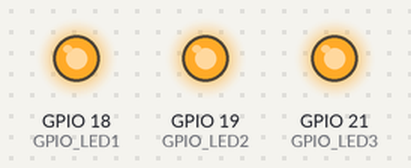
Recording of a program running on a simulated ESP32. On the bench: output pins drawn as LEDs (lit = HIGH).

Above: at 0.2 s.
At 1.7 s:
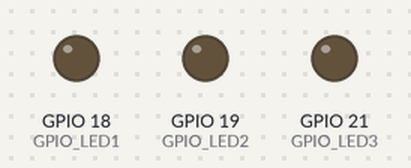
Timing chart, 0 to 3.0 s (numbered marks = the images above):
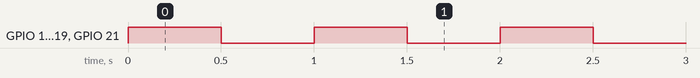

Measured:
- by itself, GPIO 18 (GPIO_LED1), GPIO 19 (GPIO_LED2), GPIO 21 (GPIO_LED3): alternates HIGH for 0.50 s and LOW for 0.50 s

The program:

main.cpp
```cpp
#include <Arduino.h>

// LED GPIOs:
#define GPIO_LED1 18
#define GPIO_LED2 19
#define GPIO_LED3 21

void setup() {
  // Configure GPIOs
  pinMode(GPIO_LED1, OUTPUT);
  pinMode(GPIO_LED2, OUTPUT);
  pinMode(GPIO_LED3, OUTPUT);

  digitalWrite(GPIO_LED1, LOW);
  digitalWrite(GPIO_LED2, LOW);
  digitalWrite(GPIO_LED3, LOW);
}

void loop() {
  static portMUX_TYPE mutex = portMUX_INITIALIZER_UNLOCKED;
  bool state = !digitalRead(GPIO_LED1);

  // Change 3 LEDs at once
  portENTER_CRITICAL(&mutex);
    digitalWrite(GPIO_LED1,state);
    digitalWrite(GPIO_LED2,state);
    digitalWrite(GPIO_LED3,state);
  portEXIT_CRITICAL(&mutex);

  delay(500);
}
```
